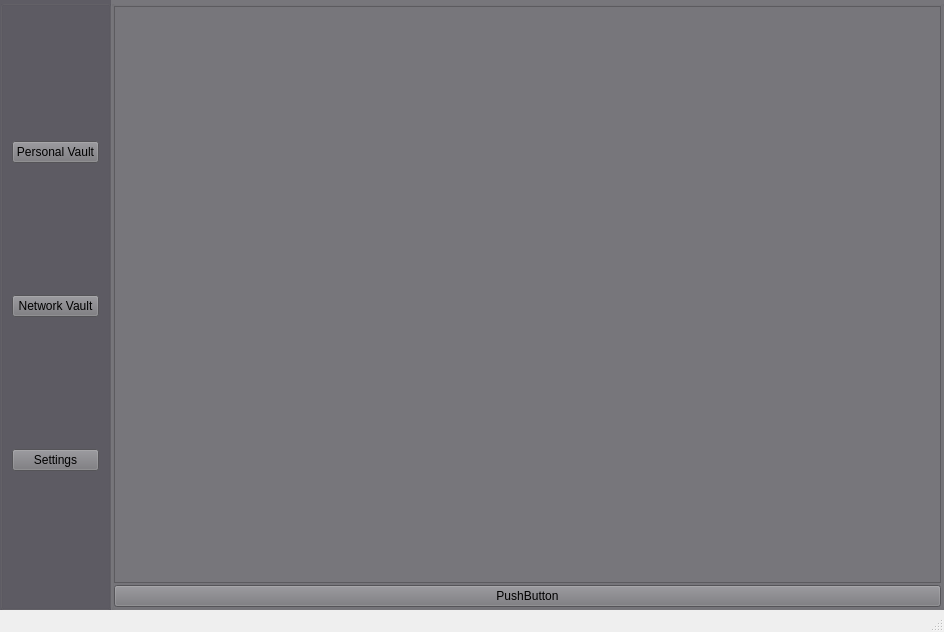
<?xml version="1.0" encoding="UTF-8"?>
<ui version="4.0">
 <class>MainWindow</class>
 <widget class="QMainWindow" name="MainWindow">
  <property name="geometry">
   <rect>
    <x>0</x>
    <y>0</y>
    <width>944</width>
    <height>632</height>
   </rect>
  </property>
  <property name="windowTitle">
   <string>MainWindow</string>
  </property>
  <widget class="QWidget" name="centralwidget">
   <layout class="QGridLayout" name="gridLayout_3">
    <property name="leftMargin">
     <number>0</number>
    </property>
    <property name="topMargin">
     <number>0</number>
    </property>
    <property name="rightMargin">
     <number>0</number>
    </property>
    <property name="bottomMargin">
     <number>0</number>
    </property>
    <property name="spacing">
     <number>0</number>
    </property>
    <item row="0" column="0">
     <layout class="QVBoxLayout" name="verticalLayout">
      <item>
       <widget class="QGroupBox" name="groupBox">
        <property name="styleSheet">
         <string notr="true">background-color: rgb(94, 92, 100);</string>
        </property>
        <property name="title">
         <string/>
        </property>
        <layout class="QGridLayout" name="gridLayout_2">
         <item row="0" column="0">
          <widget class="QPushButton" name="personalVault">
           <property name="styleSheet">
            <string notr="true">background-color: rgb(119, 118, 123);</string>
           </property>
           <property name="text">
            <string>Personal Vault</string>
           </property>
          </widget>
         </item>
         <item row="1" column="0">
          <widget class="QPushButton" name="networkVault">
           <property name="styleSheet">
            <string notr="true">background-color: rgb(119, 118, 123);</string>
           </property>
           <property name="text">
            <string>Network Vault</string>
           </property>
          </widget>
         </item>
         <item row="2" column="0">
          <widget class="QPushButton" name="settingsButton">
           <property name="styleSheet">
            <string notr="true">background-color: rgb(119, 118, 123);</string>
           </property>
           <property name="text">
            <string>Settings</string>
           </property>
          </widget>
         </item>
        </layout>
       </widget>
      </item>
     </layout>
    </item>
    <item row="0" column="1">
     <layout class="QHBoxLayout" name="horizontalLayout" stretch="0">
      <item>
       <widget class="QGroupBox" name="personalGroupBox">
        <property name="styleSheet">
         <string notr="true">background-color: rgb(119, 118, 123);</string>
        </property>
        <property name="title">
         <string/>
        </property>
        <layout class="QVBoxLayout" name="verticalLayout_2">
         <property name="spacing">
          <number>2</number>
         </property>
         <property name="leftMargin">
          <number>0</number>
         </property>
         <property name="topMargin">
          <number>0</number>
         </property>
         <property name="rightMargin">
          <number>0</number>
         </property>
         <property name="bottomMargin">
          <number>0</number>
         </property>
         <item>
          <widget class="QListView" name="listView">
           <property name="enabled">
            <bool>true</bool>
           </property>
          </widget>
         </item>
         <item>
          <widget class="QPushButton" name="pushButton">
           <property name="text">
            <string>PushButton</string>
           </property>
          </widget>
         </item>
        </layout>
       </widget>
      </item>
     </layout>
    </item>
   </layout>
  </widget>
  <widget class="QMenuBar" name="menubar">
   <property name="geometry">
    <rect>
     <x>0</x>
     <y>0</y>
     <width>944</width>
     <height>23</height>
    </rect>
   </property>
  </widget>
  <widget class="QStatusBar" name="statusbar"/>
 </widget>
 <resources/>
 <connections/>
</ui>
